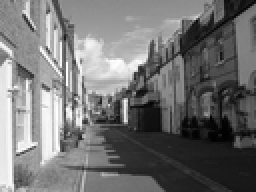
%> input picture street.pgm, 128 x 96 px, shrunk from 200 x 150 before the run (shown 2 times larger)
$ octave reel_image.m   (GNU Octave 9; MATLAB toolbox functions it lacks are replaced by stand-ins)
%> lines starting %> are read from the running program, lines starting %| are printed output that depends on the picture
img1 = imread('street.pgm');
%> img1 is the input picture: size 96x128 uint8; min 0, max 255, mean 114.9
img2 = imread('desert.pgm');
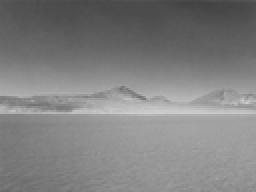
%> input picture desert.pgm, 128 x 96 px, shrunk from 200 x 150 before the run (shown 2 times larger)
%> img2 is the input picture: size 96x128 uint8; min 67, max 206, mean 128.7
img3 = imread('mountain.pgm');
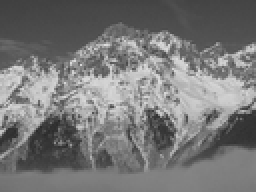
%> input picture mountain.pgm, 128 x 96 px, shrunk from 200 x 150 before the run (shown 2 times larger)
%> img3 is the input picture: size 96x128 uint8; min 42, max 221, mean 119.5
fourier1 = fftshift(fft2(double(img1)));
fourier2 = fftshift(fft2(double(img2)));
fourier3 = fftshift(fft2(double(img3)));

fourier1 = log(1+abs(fourier1));
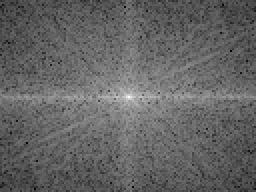
%> fourier1: size 96x128 double (shown 2 times larger); min 2.49, max 14.16, mean 7.08; drawn with min black and max white
fourier2 = log(1+abs(fourier2));
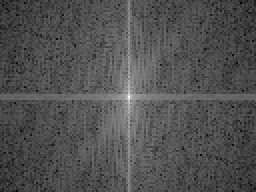
%> fourier2: size 96x128 double (shown 2 times larger); min 1.11, max 14.27, mean 5.32; drawn with min black and max white
fourier3 = log(1+abs(fourier3));
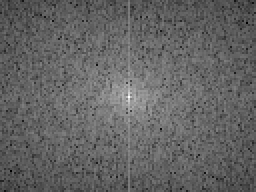
%> fourier3: size 96x128 double (shown 2 times larger); min 2.54, max 14.2, mean 7.11; drawn with min black and max white

%figure; imagesc(fourier1);
%figure; imagesc(fourier2);
figure; imagesc(fourier3);
%> after `imagesc(fourier3)`:
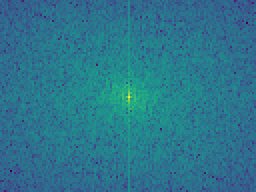
%> displayed picture: size 96x128x3, on the screen's scale of 0 to 255 (shown 2 times larger); mean R, G, B 43.3, 117.8, 141.1

contourf(fourier3, 10);
colorbar;
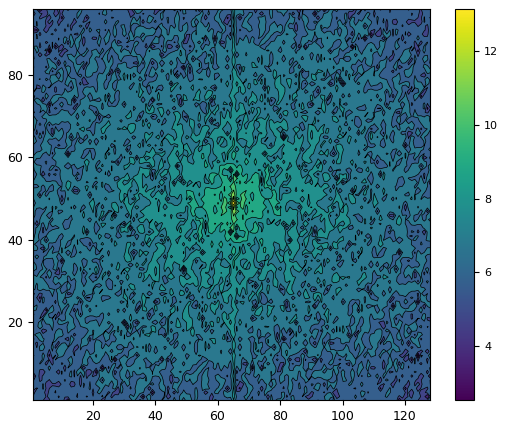
%> figure redrawn from the program's plot data
%contour3(fourier3, 100);
